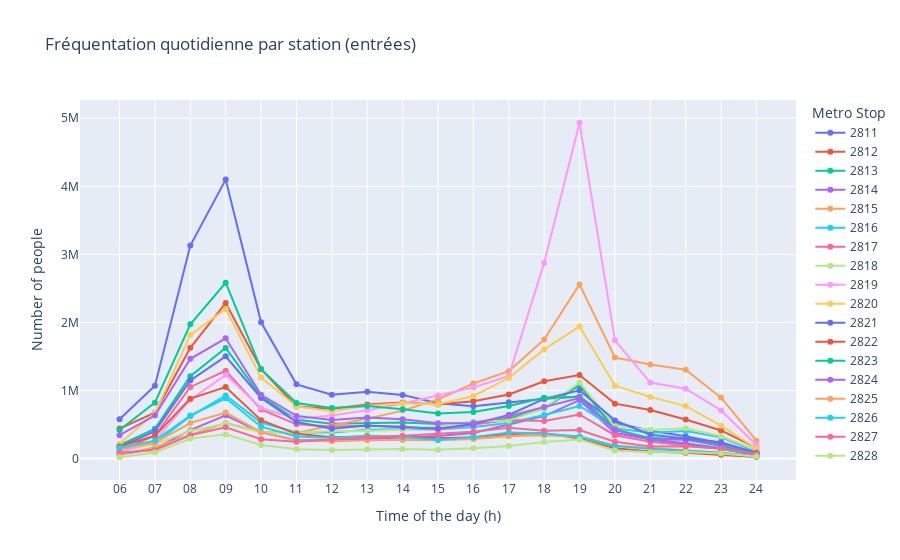

Notebook source saved alongside this figure:
### Code cell
fig.update_layout(
    xaxis_title='Time of the day (h)',
    yaxis_title='Number of people',
    legend_title='Metro Stop',
    title='Fréquentation quotidienne par station (entrées)'
)
fig.show()
